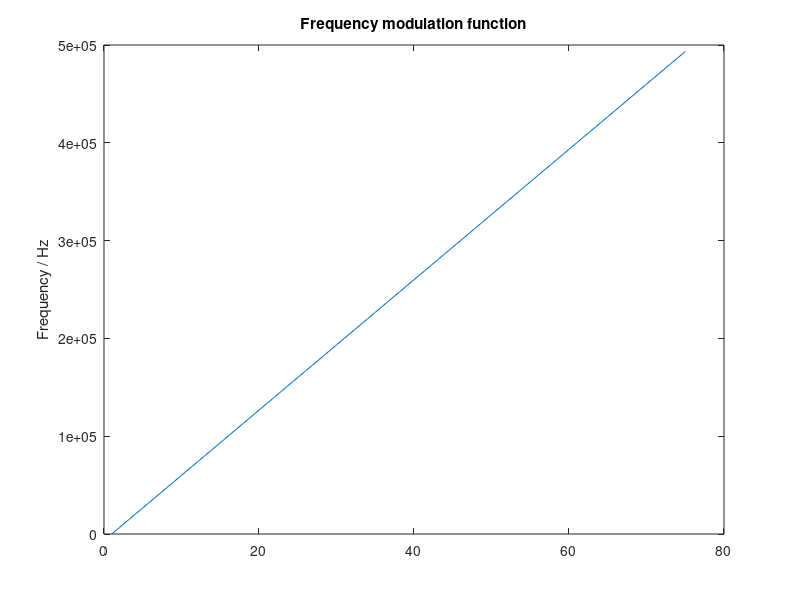

Write the MATLAB code that produced this figure. (Note: this script raises an error after producing the figure.)
clear all;
close all;
v_max = 50;
carrier = 9.55e9;
series_name = 'lfm';
plot_title = 'LFM';
lim = 1000;


f_points = 100;
impulse_response = [];
amp = ones(1,13);
phase = [];
B = 1e6;

tau = 15e-6;
fs = 5e6;
N = tau*fs;
n = 0:N-1;
f_signal=B./N.*n./2;
fig = figure;
plot(f_signal);
title('Frequency modulation function');
ylabel('Frequency / Hz');
filename = sprintf('../thesis/figures/%s-fmf.png', series_name);
print(fig, '-dpng', '-r300', filename);


[clean_signal signal new_tau] = makesignal(amp, phase, f_signal, impulse_response, tau, fs);
[delay v the_af] = af(signal, clean_signal, new_tau, v_max, f_points, carrier);
t_str = sprintf('%s ( \\tau=%3.3e s, f=%1.2f GHz)      ', plot_title, tau, carrier./1e9);
fig = plotaf(t_str, delay,v,the_af);
xlim([-lim lim]);
filename = sprintf('../thesis/figures/%s-%ius.png', series_name,tau*1e6);
print(fig, '-dpng', '-r300', filename);

tau = 200e-6;
fs = 1e7;
N = tau*fs;
n = 0:N-1;
f_signal=B./N.*n./2;
[clean_signal signal new_tau] = makesignal(amp, phase, f_signal, impulse_response, tau, fs);
[delay v the_af] = af(signal, clean_signal, new_tau, v_max, f_points, carrier);
t_str = sprintf('%s ( \\tau=%3.3e s, f=%1.2f GHz)      ', plot_title, tau, carrier./1e9);
fig = plotaf(t_str, delay,v,the_af);
xlim([-lim lim]);
filename = sprintf('../thesis/figures/%s-%ius.png', series_name,tau*1e6);
print(fig, '-dpng', '-r300', filename);


amp = hamming(13)';
window = 'Hamming';

tau = 15e-6;
fs = 1e7;
N = tau*fs;
n = 0:N-1;
f_signal=B./N.*n./2;
[clean_signal signal new_tau] = makesignal(amp, phase, f_signal, impulse_response, tau, fs);
[delay v the_af] = af(signal, clean_signal, new_tau, v_max, f_points, carrier);
t_str = sprintf('%s ( \\tau=%3.3e s, f=%1.2f GHz, %s window)      ', plot_title, tau, carrier./1e9,window);
fig = plotaf(t_str, delay,v,the_af);
xlim([-lim lim]);
filename = sprintf('../thesis/figures/%s-%ius-%s.png', series_name,tau*1e6,window);
print(fig, '-dpng', '-r300', filename);

tau = 200e-6;
fs = 1e7;
N = tau*fs;
n = 0:N-1;
f_signal=B./N.*n./2;
[clean_signal signal new_tau] = makesignal(amp, phase, f_signal, impulse_response, tau, fs);
[delay v the_af] = af(signal, clean_signal, new_tau, v_max, f_points, carrier);
t_str = sprintf('%s ( \\tau=%3.3e s, f=%1.2f GHz, %s window)      ', plot_title, tau, carrier./1e9,window);
fig = plotaf(t_str, delay,v,the_af);
xlim([-lim lim]);
filename = sprintf('../thesis/figures/%s-%ius-%s.png', series_name,tau*1e6,window);
print(fig, '-dpng', '-r300', filename);
